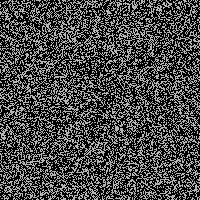
Frame 1 (no input)
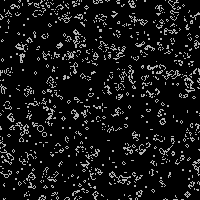
Frame 60 (the mouse pressed at the canvas centre just before this capture)
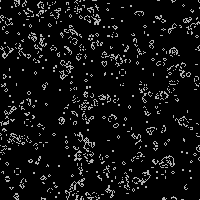
Frame 120 (the mouse held since frame 60 and released just before this capture)

The Processing sketch that drew these frames (run headless with seeded random() and noise(); from frame 60 on, the mouse is pressed at the canvas centre):

// Processing sketch: CellularAutomata1
// ── CellularAutomata1.pde
/**
 * Cellular Automata 1, Conway's Game of Life 
 * by Mike Davis. 
 * 
 * This program is a simple version of Conway's 
 * game of Life.  A lit point turns off if there 
 * are fewer than two or more than three surrounding 
 * lit points.  An unlit point turns on if there 
 * are exactly three lit neighbors.  The 'density' 
 * parameter determines how much of the board will 
 * start out lit.  
 * 
 * Created 3 August 2002
 */
 
int sx, sy; 
float density = 0.5; 
int[][][] world;
 
void setup() 
{ 
  size(200, 200);
  frameRate(12);
  sx = width;
  sy = height;
  world = new int[sx][sy][2]; 
  stroke(255); 
   
  // Set random cells to 'on' 
  for (int i = 0; i < sx * sy * density; i++) { 
    world[(int)random(sx)][(int)random(sy)][1] = 1; 
  } 
} 
 
void draw() 
{ 
  background(0); 
  
  // Drawing and update cycle 
  for (int x = 0; x < sx; x=x+1) { 
    for (int y = 0; y < sy; y=y+1) { 
      //if (world[x][y][1] == 1) 
      // Change recommended by The.Lucky.Mutt
      if ((world[x][y][1] == 1) || (world[x][y][1] == 0 && world[x][y][0] == 1)) 
      { 
        world[x][y][0] = 1; 
        point(x, y); 
      } 
      if (world[x][y][1] == -1) 
      { 
        world[x][y][0] = 0; 
      } 
      world[x][y][1] = 0; 
    } 
  } 
  // Birth and death cycle 
  for (int x = 0; x < sx; x=x+1) { 
    for (int y = 0; y < sy; y=y+1) { 
      int count = neighbors(x, y); 
      if (count == 3 && world[x][y][0] == 0) 
      { 
        world[x][y][1] = 1; 
      } 
      if ((count < 2 || count > 3) && world[x][y][0] == 1) 
     { 
        world[x][y][1] = -1; 
      } 
    } 
  } 
} 
 
// Count the number of adjacent cells 'on' 
int neighbors(int x, int y) 
{ 
  return world[(x + 1) % sx][y][0] + 
         world[x][(y + 1) % sy][0] + 
         world[(x + sx - 1) % sx][y][0] + 
         world[x][(y + sy - 1) % sy][0] + 
         world[(x + 1) % sx][(y + 1) % sy][0] + 
         world[(x + sx - 1) % sx][(y + 1) % sy][0] + 
         world[(x + sx - 1) % sx][(y + sy - 1) % sy][0] + 
         world[(x + 1) % sx][(y + sy - 1) % sy][0]; 
} 
